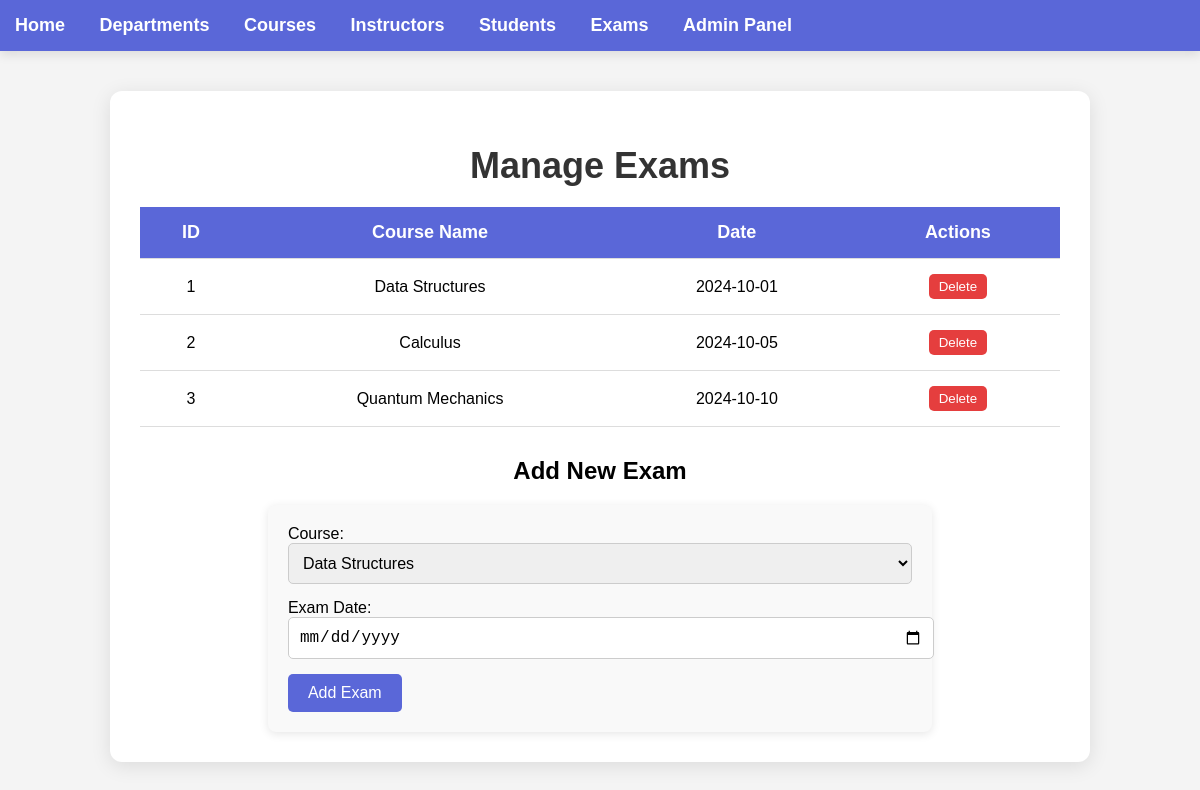
The app's page /instructors/manage/exams, older data.
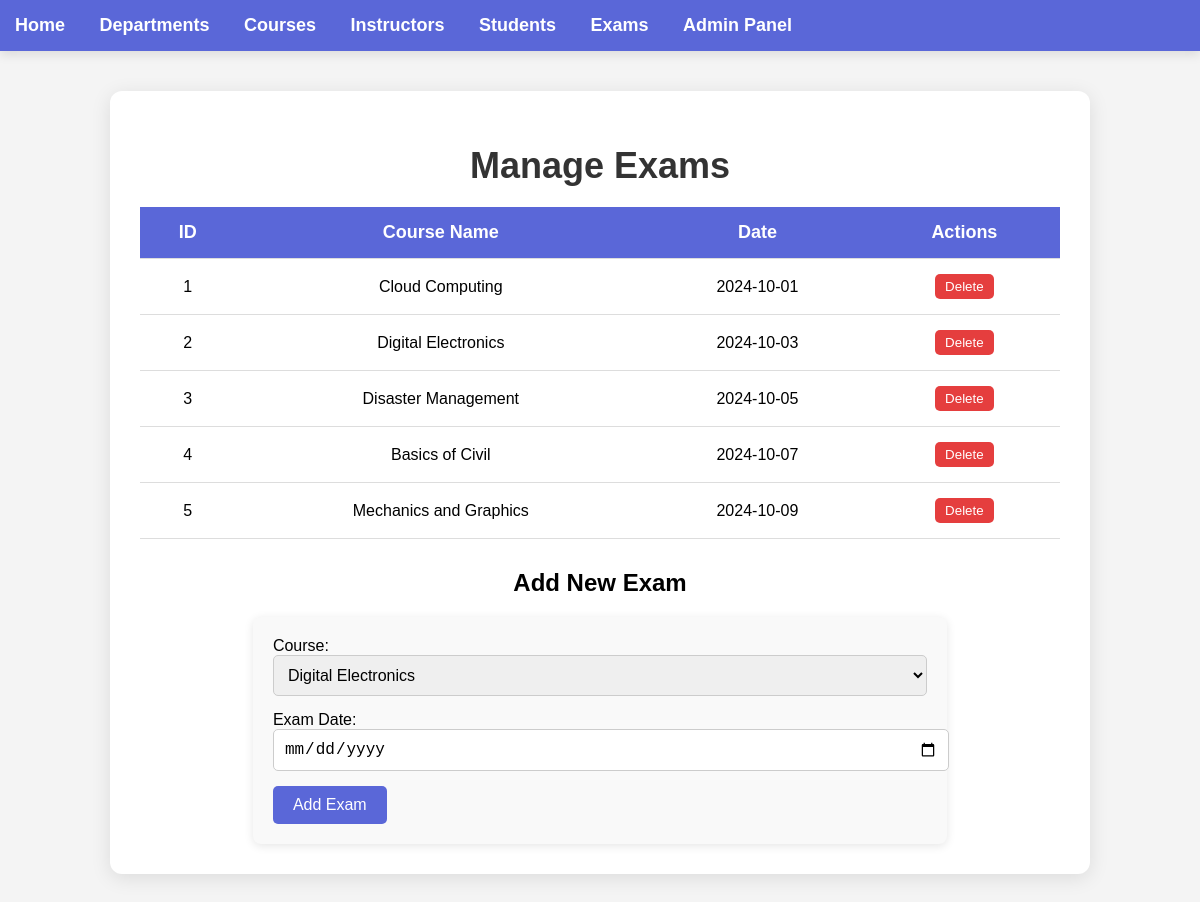
The same page, newer data.
### model.py (models this page shows)
class Exam(db.Model):
    __tablename__ = 'exam'
    id = db.Column(db.Integer, primary_key=True)
    course_id = db.Column(db.Integer, db.ForeignKey('course.id'), nullable=False)
    date = db.Column(db.Date, nullable=False)
    course = db.relationship('Course', backref='exams')

class Course(db.Model):
    __tablename__ = 'course'
    id = db.Column(db.Integer, primary_key=True)
    name = db.Column(db.String(100), nullable=False, unique=True)
    department_id = db.Column(db.Integer, db.ForeignKey('department.id'), nullable=False)
    instructor_id = db.Column(db.Integer, db.ForeignKey('instructor.id'), nullable=False)

### app.py (the view, shortened to what this page needs)
@app.route('/instructors/manage/exams', methods=['GET', 'POST'])
def manage_exams():
    exams = Exam.query.all()
    courses = Course.query.all()
    return render_template('manage_exams.html', exams=exams, courses=courses)

### templates/manage_exams.html (shortened to what this page needs)
{% extends 'layout.html' %}
{% block content %}<!DOCTYPE html>
<html lang="en">
<head>
</head>
<body>
    <div class="container">
        <h1>Manage Exams</h1>
        <table class="exam-table">
            <thead>
                <tr>
                    <th>ID</th>
                    <th>Course Name</th>
                    <th>Date</th>
                    <th>Actions</th>
                </tr>
            </thead>
            <tbody>
                {% for exam in exams %}
                <tr>
                    <td>{{ exam.id }}</td>
                    <td>{{ exam.course.name }}</td>
                    <td>{{ exam.date }}</td>
                    <td>
                        <form action="{{ url_for('delete_exam', id=exam.id) }}" method="POST" style="display:inline;">
                            <button type="submit" class="delete-btn">Delete</button>
                        </form>
                    </td>
                </tr>
                {% endfor %}
            </tbody>
        </table>
        <div class="form-section">
            <h2>Add New Exam</h2>
            <form action="{{ url_for('add_exam') }}" method="POST">
                <label for="course_id">Course:</label>
                <select id="course_id" name="course_id" required>
                    {% for course in courses %}
                    <option value="{{ course.id }}">{{ course.name }}</option>
                    {% endfor %}
                </select>
                <label for="date">Exam Date:</label>
                <input type="date" id="date" name="date" required>
                <button type="submit">Add Exam</button>
            </form>
        </div>
    </div>
</body>
</html>
{% endblock %}

Row changes from the older to the newer data that the page shows:
changed Exam id 1: course.name "Data Structures" → "Cloud Computing"
changed Exam id 2: course.name "Calculus" → "Digital Electronics"; date "2024-10-05" → "2024-10-03"
changed Exam id 3: course.name "Quantum Mechanics" → "Disaster Management"; date "2024-10-10" → "2024-10-05"
added Exam: id "4", course.name "Basics of Civil", date "2024-10-07"
added Exam: id "5", course.name "Mechanics and Graphics", date "2024-10-09"
Text that changed along with them:
form field course_id: "Data Structures" → "Digital Electronics"
